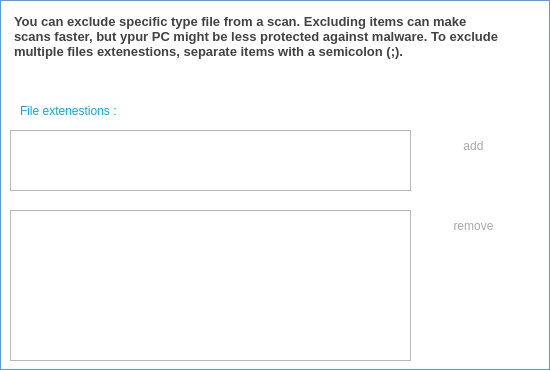
<?xml version="1.0" encoding="UTF-8"?>
<ui version="4.0">
 <class>ExcludedFileType</class>
 <widget class="QWidget" name="ExcludedFileType">
  <property name="geometry">
   <rect>
    <x>0</x>
    <y>0</y>
    <width>550</width>
    <height>370</height>
   </rect>
  </property>
  <property name="windowTitle">
   <string>Form</string>
  </property>
  <widget class="QWidget" name="tabAdvanced" native="true">
   <property name="geometry">
    <rect>
     <x>0</x>
     <y>0</y>
     <width>550</width>
     <height>370</height>
    </rect>
   </property>
   <property name="styleSheet">
    <string notr="true">#tabAdvanced{	border: 0.5px solid #559bf5;	background: white;}</string>
   </property>
   <widget class="QPushButton" name="addButton">
    <property name="geometry">
     <rect>
      <x>420</x>
      <y>130</y>
      <width>107</width>
      <height>32</height>
     </rect>
    </property>
    <property name="styleSheet">
     <string notr="true">QPushButton:hover { color: #1aa2f1; font: 75 18pt &quot;Segoe UI&quot;;}
QPushButton { color : darkgray; font: 75 18pt &quot;Segoe UI&quot;;}
QPushButton:flat {  border: none; font: 75 18pt &quot;Segoe UI&quot;; }
QPushButton:pressed { color: black; font: 75 18pt &quot;Segoe UI&quot;;}</string>
    </property>
    <property name="text">
     <string>add</string>
    </property>
    <property name="flat">
     <bool>true</bool>
    </property>
   </widget>
   <widget class="QTextBrowser" name="textBrowser_3">
    <property name="enabled">
     <bool>true</bool>
    </property>
    <property name="geometry">
     <rect>
      <x>10</x>
      <y>10</y>
      <width>500</width>
      <height>91</height>
     </rect>
    </property>
    <property name="maximumSize">
     <size>
      <width>500</width>
      <height>500</height>
     </size>
    </property>
    <property name="styleSheet">
     <string notr="true">QTextBrowser { border: none; color: #424242; font: 75 10pt &quot;Segoe UI&quot;;}
</string>
    </property>
    <property name="html">
     <string>&lt;!DOCTYPE HTML PUBLIC &quot;-//W3C//DTD HTML 4.0//EN&quot; &quot;http://www.w3.org/TR/REC-html40/strict.dtd&quot;&gt;
&lt;html&gt;&lt;head&gt;&lt;meta name=&quot;qrichtext&quot; content=&quot;1&quot; /&gt;&lt;style type=&quot;text/css&quot;&gt;
p, li { white-space: pre-wrap; }
&lt;/style&gt;&lt;/head&gt;&lt;body style=&quot; font-family:'Segoe UI'; font-size:10pt; font-weight:72; font-style:normal;&quot;&gt;
&lt;p style=&quot; margin-top:0px; margin-bottom:0px; margin-left:0px; margin-right:0px; -qt-block-indent:0; text-indent:0px;&quot;&gt;&lt;span style=&quot; font-weight:600;&quot;&gt;You can exclude specific type file from a scan. Excluding items can make scans faster, but ypur PC might be less protected against malware. To exclude multiple files extenestions, separate items with a semicolon (;).&lt;/span&gt;&lt;/p&gt;&lt;/body&gt;&lt;/html&gt;</string>
    </property>
   </widget>
   <widget class="QListWidget" name="listWidget">
    <property name="geometry">
     <rect>
      <x>10</x>
      <y>210</y>
      <width>401</width>
      <height>151</height>
     </rect>
    </property>
   </widget>
   <widget class="QPushButton" name="removeButton">
    <property name="geometry">
     <rect>
      <x>420</x>
      <y>210</y>
      <width>107</width>
      <height>32</height>
     </rect>
    </property>
    <property name="styleSheet">
     <string notr="true">QPushButton:hover { color: #1aa2f1; font: 75 18pt &quot;Segoe UI&quot;;}
QPushButton { color : darkgray; font: 75 18pt &quot;Segoe UI&quot;;}
QPushButton:flat {  border: none; font: 75 18pt &quot;Segoe UI&quot;; }
QPushButton:pressed { color: black; font: 75 18pt &quot;Segoe UI&quot;;}</string>
    </property>
    <property name="text">
     <string>remove</string>
    </property>
    <property name="flat">
     <bool>true</bool>
    </property>
   </widget>
   <widget class="QPlainTextEdit" name="typeText">
    <property name="geometry">
     <rect>
      <x>10</x>
      <y>130</y>
      <width>401</width>
      <height>61</height>
     </rect>
    </property>
    <property name="plainText">
     <string/>
    </property>
   </widget>
   <widget class="QLabel" name="label">
    <property name="geometry">
     <rect>
      <x>20</x>
      <y>100</y>
      <width>122</width>
      <height>21</height>
     </rect>
    </property>
    <property name="styleSheet">
     <string notr="true">color : #03a9f4; font: 75 12pt &quot;Segoe UI&quot;</string>
    </property>
    <property name="text">
     <string>File extenestions :</string>
    </property>
   </widget>
  </widget>
 </widget>
 <resources/>
 <connections/>
</ui>
